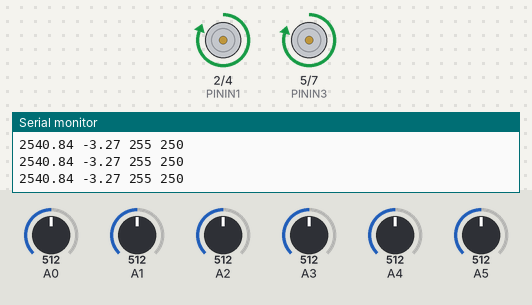
A sketch run on a simulated Arduino Uno, built with avr-gcc and run on an emulated ATmega328P. On the bench: motor-driver pin pairs drawn as motors (green arrow = first pin HIGH = forward, orange = second pin HIGH = backward, longer = more drive, scaled by the enable pin), the last lines printed to the serial monitor. The test bench sets the inputs (shaded band); at power-on: A4 = 512, A0 = 512, A1 = 512, A2 = 512, A3 = 512, A5 = 512.

Above: at 3.2 s.
3.3 s: A4 set to 538
At 4.5 s:
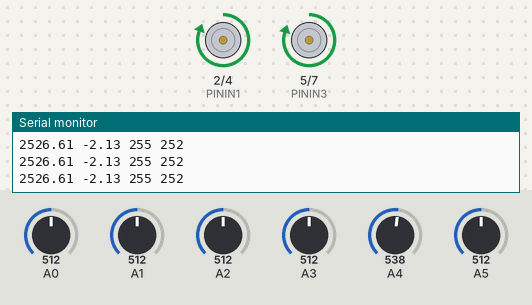
4.8 s: A4 set to 569
At 5.1 s:
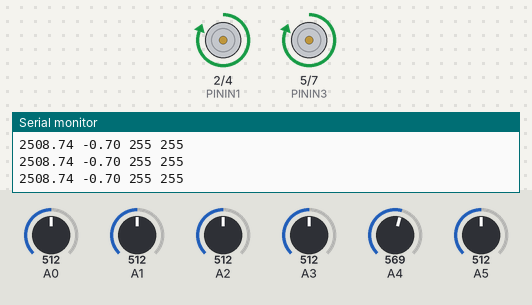
6.3 s: A0 set to 992
At 7.5 s:
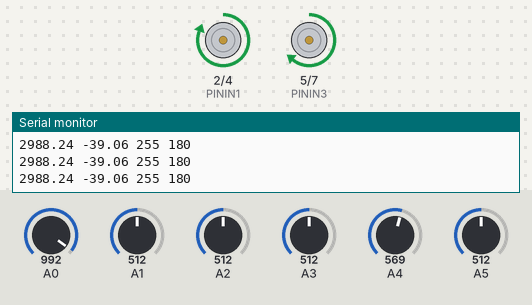
7.8 s: A1 set to 992
At 8.2 s:
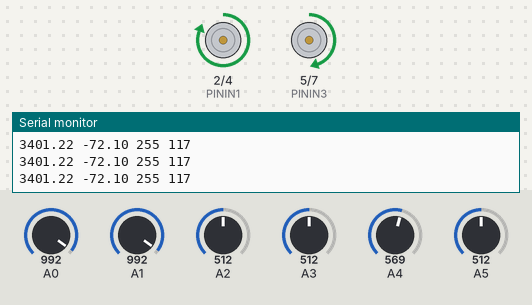
9.3 s: A2 set to 992
At 10.1 s:
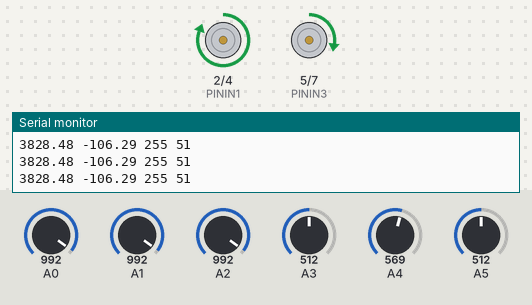
10.8 s: A3 set to 900
At 12.1 s:
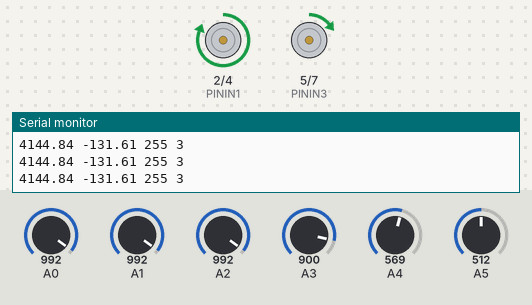
13.8 s: A3 set to 923
Timing chart, 0 to 56.2 s (numbered marks = the images above; inputs shaded):
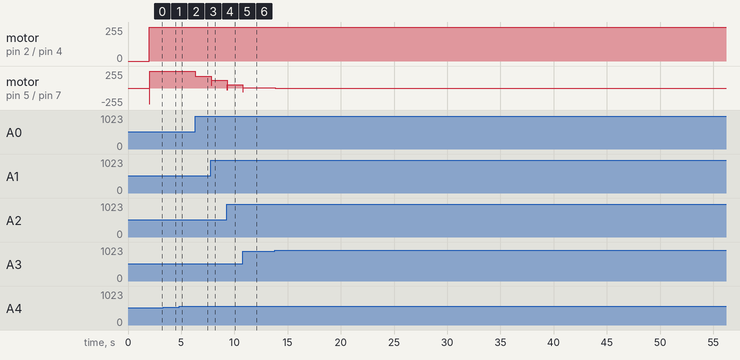

Measured:
- after the input at 3.3 s, motor on pin 5 (PININ3) / pin 7 (PININ4): forward 250/255 → forward 252/255 at once
- after the input at 4.8 s, motor on pin 2 (PININ1) / pin 4 (PININ2): forward 255/255 → forward 254/255 at once, → forward 255/255 0.02 s later; motor on pin 5 (PININ3) / pin 7 (PININ4): forward 252/255 → forward 255/255 at once
- after the input at 6.3 s, motor on pin 5 (PININ3) / pin 7 (PININ4): forward 255/255 → forward 180/255 at once
- after the input at 7.8 s, motor on pin 5 (PININ3) / pin 7 (PININ4): forward 180/255 → forward 117/255 at once
- after the input at 9.3 s, motor on pin 5 (PININ3) / pin 7 (PININ4): forward 117/255 → forward 51/255 at once
- after the input at 10.8 s, motor on pin 5 (PININ3) / pin 7 (PININ4): forward 51/255 → forward 3/255 at once
- after the input at 13.8 s, motor on pin 5 (PININ3) / pin 7 (PININ4): forward 3/255 → backward 1/255 at once, → backward 3/255 40.9 s later

The sketch:

Teste_Seguidor_Linha_V65.ino
```cpp
///////////////////////////////////////////////////////////
///////   Biblioteca Biblioteca referente ao PID  /////////
///////////////////////////////////////////////////////////

#include <PID_v1.h>

//Variaveis de entrada e saida PID

double input;
double output;


// Setpoint e ganhos do PID
double setpoint=2500;
double Kp = 0.08;      // 0.1 Bateria Normal //0.09   //0.1    //0.07 bons
double Ki = 0.00001;     //0.01 Bateria Normal //0.015   //00  //0.00001
double Kd = 0.001;       //0.0  Bateria Normal //00      //5.0 //0.001

// Limites PID

int max_pid = 255;
int min_pid = -255;
int min_vel = 20;

//Variáveis para Controle

int speed_dir = 0;
int speed_esq = 0;


///////////////////////////////////////////////////////////
////////////   Calculo Position Dragon Force  /////////////
///////////////////////////////////////////////////////////

float position_dragon=2500;   //posição em relação a linha branca 0--> totalmente a esquerda 2500 --> centro 5000-> totalmente a direta

int min_value_S0=172;
int min_value_S1=72;
int min_value_S2=171;
int min_value_S3=266;
int min_value_S4=284;
int min_value_S5=88;

int max_value_S0=1015;
int max_value_S1=1009;
int max_value_S2=1005;
int max_value_S3=1010;
int max_value_S4=1012;
int max_value_S5=1023;

float value_S0=0;
float value_S1=0;
float value_S2=0;
float value_S3=0;
float value_S4=0;
float value_S5=0;

float avg=0.0;    //media dos sensores
float sun=0.0;    //soma dos sensores;
float last_position=2500.00;    //retenção da ultima posição caso sair para os lados


PID myController(&input, &output, &setpoint,Kp, Ki, Kd, DIRECT);

///////////////////////////////////////////////////////////
////////////////   Definição dos Pinos  ///////////////////
///////////////////////////////////////////////////////////


#define PININ1 2  //Avança Motor Direita
#define PINENA 3  //PWM Motor Direita   AZUL
#define PININ2 4  //Retorna Motor Direita
#define PININ3 5  //Avança Motor Esquerda
#define PINENB 6  //PWM Motor Esquerda
#define PININ4 7  //Retorna Motor Esquerda


///////////////////////////////////////////////////////////
////////////////   Tempo para execução  ///////////////////
///////////////////////////////////////////////////////////


#define RUNTIME 105500          // Valor para executar o percurso


////////////////////////////////////////////////////////////

void setup()
{

    Serial.begin(9600);

   // Definições das portas digitais
  pinMode(PININ1, OUTPUT);
  pinMode(PININ2, OUTPUT);
  pinMode(PININ3, OUTPUT);
  pinMode(PININ4, OUTPUT);
  pinMode(PINENA, OUTPUT);
  pinMode(PINENB, OUTPUT);

  myController.SetMode(AUTOMATIC);
  myController.SetSampleTime(10);      // OPTIONAL - will ensure at least 10ms have past between successful compute() calls
  myController.SetOutputLimits(min_pid, max_pid);


  delay(2000);
  }

void loop()
{

 //Bloco para controle via PID
 // postion_df();

  followLineMEF();


}
void postion_df(){

value_S0=map(analogRead(A0),min_value_S0,max_value_S0,1000,0);  //1000 totalmente branco e 0 totalmente preto
value_S1=map(analogRead(A1),min_value_S1,max_value_S1,1000,0);  //1000 totalmente branco e 0 totalmente preto
value_S2=map(analogRead(A2),min_value_S2,max_value_S2,1000,0);  //1000 totalmente branco e 0 totalmente preto
value_S3=map(analogRead(A3),min_value_S3,max_value_S3,1000,0);  //1000 totalmente branco e 0 totalmente preto
value_S4=map(analogRead(A4),min_value_S4,max_value_S4,1000,0);  //1000 totalmente branco e 0 totalmente preto
value_S5=map(analogRead(A5),min_value_S5,max_value_S5,1000,0);  //1000 totalmente branco e 0 totalmente preto


if (value_S0<0){value_S0=0;};
if (value_S1<0){value_S1=0;};
if (value_S2<0){value_S2=0;};
if (value_S3<0){value_S3=0;};
if (value_S4<0){value_S4=0;};
if (value_S5<0){value_S5=0;};

if (value_S0>1000){value_S0=1000;};
if (value_S1>1000){value_S1=1000;};
if (value_S2>1000){value_S2=1000;};
if (value_S3>1000){value_S3=1000;};
if (value_S4>1000){value_S4=1000;};
if (value_S5>1000){value_S5=1000;};


avg= ((value_S0*0)+(value_S1*1000)+(value_S2*2000)+(value_S3*3000)+(value_S4*4000)+(value_S5*5000));
sun= (value_S0+value_S1+value_S2+value_S3+value_S4+value_S5);

if (sun!=0){position_dragon=avg/sun;}

if (position_dragon<=4950.00){
   last_position=position_dragon;
}

if (last_position<50){
  position_dragon=0; //saiu para esquerda
}else if (last_position>4950){
   position_dragon=5000; //saiu para direita
}else if ((last_position>=50) || (last_position<=4950)){
   last_position=position_dragon; //saiu para direita
}


}


void motorControl(int speedRight , int speedLeft) {
  // Função para controle do driver de motor

  // Ajustes motor da esquerda
  if (speedLeft <0) {
    speedLeft = -speedLeft;
    digitalWrite (PININ3, LOW);//HIGH
    digitalWrite (PININ4, HIGH);//LOW
  } else {
    digitalWrite (PININ3, HIGH);
    digitalWrite (PININ4,LOW );
  }

  // Ajustes motor da direita
  if (speedRight < 0) {
    speedRight = -speedRight;
    digitalWrite (PININ1, LOW);
    digitalWrite (PININ2, HIGH);
  } else {
   digitalWrite (PININ1, HIGH );
    digitalWrite (PININ2, LOW);
  }
  analogWrite (PINENA, speedRight);
  analogWrite (PINENB, speedLeft);
}


bool motorStop(long runtime, long currentTime) {
  // Função de parada do robô
  if (millis() >= (runtime + currentTime)) {
   motorControl(0, 0);

    digitalWrite (PININ1, HIGH );
    digitalWrite (PININ2, HIGH);
    digitalWrite (PININ3, HIGH);
    digitalWrite (PININ4, HIGH);

    int cont = 0;
    while (true) {
         cont++;
    }
    return false;
  }
  return true;
}


void followLineMEF(void) {
  // Função para controle do seguidor de linha em modo de maquina de estado finita
  bool flag = true;
  long currentTime = millis();

  while (flag) {
    // Flag para verificar a parada
    flag = motorStop(RUNTIME, currentTime);

 postion_df();


input= position_dragon;


myController.Compute();


if (output>0){ // speed_dir=map(output,0,255,255,-140);
  if (output<=255/2) {        // para
  speed_dir=map(output,0,122.5,255,min_vel);
  }else{
    speed_dir=map(output,122.5,255,-min_vel,-255);
  }

}else{
//speed_dir=map(output,-255,0,255,255);
speed_dir=255;
}

if (output>0){
speed_esq=255;
}else{//speed_esq = map(output,0,-255,255,-40);
    if (output<=255/2) {
    speed_esq = map(output,0,-122.5,255,min_vel);
    }else{
    speed_esq = map(output,-122.5,-255,-min_vel,-255);
    }
}


motorControl(speed_dir,speed_esq);


 Serial.print(position_dragon);
      Serial.print(" ");
         Serial.print(output);
      Serial.print(" ");

     Serial.print(speed_dir);
     Serial.print(" ");
    Serial.print(speed_esq);
      Serial.print(" ");


      /*    Serial.print(digitalRead(PININ1));
      Serial.print(" ");
          Serial.print(digitalRead(PININ2));
      Serial.print(" ");
          Serial.print(digitalRead(PININ3));
      Serial.print(" ");
          Serial.print(digitalRead(PININ4));
          Serial.print(" ");
          Serial.print(analogRead(PINENA));
      Serial.print(" ");
        Serial.print(analogRead(PINENB));*/
      Serial.println(" ");
  }
}
```
